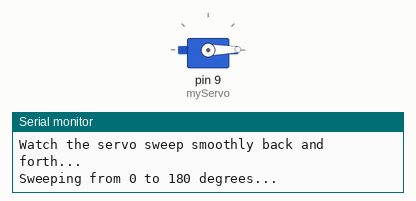
This sketch was run on a simulated Arduino Uno, built with avr-gcc and run on an emulated ATmega328P. Parts: servo, the last lines printed to the serial monitor.

Above: at 0.55 s.
At 1.95 s:
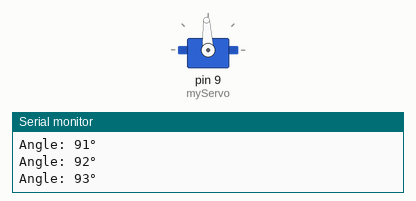
At 3.35 s:
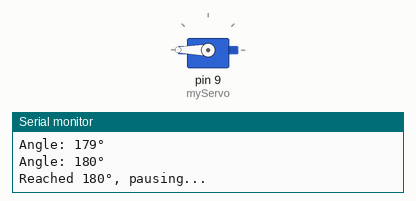
At 6.2 s:
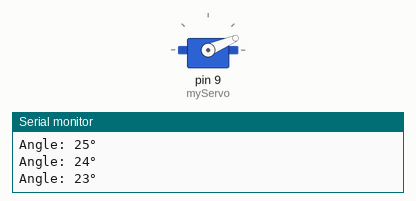
Timing chart, 0 to 9.1 s (numbered marks = the images above):
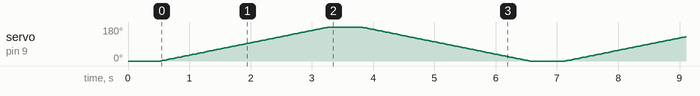

The sketch:

smooth_sweep_code.ino
```cpp
/*
 * Smooth Servo Sweep - Gradual Movement Using For Loops
 *
 * Description: This program creates smooth servo movement by incrementing
 * the angle one degree at a time with small delays.
 *
 * Hardware Required:
 * - Arduino Uno
 * - Servo motor (SG90 or similar)
 * - Jumper wires
 *
 * Connections:
 * - Servo Red wire    -> Arduino 5V
 * - Servo Brown wire  -> Arduino GND
 * - Servo Orange wire -> Arduino Pin 9
 *
 * Features:
 * - Smooth movement from 0° to 180° and back
 * - Adjustable speed via delay parameter
 * - Serial output shows current angle
 *
 * Author: Arduino Servo Tutorial
 * Date: 2025
 */

#include <Servo.h>

Servo myServo;

void setup() {
  myServo.attach(9);
  Serial.begin(9600);
  Serial.println("Smooth Servo Sweep Started!");
  Serial.println("Watch the servo sweep smoothly back and forth...");

  // Start at 0 degrees
  myServo.write(0);
  delay(500);
}

void loop() {
  // Sweep from 0 to 180 degrees
  Serial.println("Sweeping from 0 to 180 degrees...");
  for (int angle = 0; angle <= 180; angle++) {
    myServo.write(angle);
    Serial.print("Angle: ");
    Serial.print(angle);
    Serial.println("°");
    delay(15);  // Small delay for smooth movement
  }

  // Wait at 180 degrees
  Serial.println("Reached 180°, pausing...");
  delay(500);

  // Sweep from 180 to 0 degrees
  Serial.println("Sweeping from 180 to 0 degrees...");
  for (int angle = 180; angle >= 0; angle--) {
    myServo.write(angle);
    Serial.print("Angle: ");
    Serial.print(angle);
    Serial.println("°");
    delay(15);  // Small delay for smooth movement
  }

  // Wait at 0 degrees
  Serial.println("Reached 0°, pausing...");
  delay(500);

  Serial.println("Sweep cycle complete! Starting again...");
  Serial.println("==========================================");
}

/*
 * EXPERIMENT IDEAS:
 *
 * 1. Change delay(15) to delay(50) for slower movement
 * 2. Change delay(15) to delay(5) for faster movement
 * 3. Try different angle increments:
 *    - for (int angle = 0; angle <= 180; angle += 2)  // Move 2 degrees at a time
 *    - for (int angle = 0; angle <= 180; angle += 5)  // Move 5 degrees at a time
 * 4. Change the range:
 *    - for (int angle = 45; angle <= 135; angle++)    // Limited range sweep
 */
```
